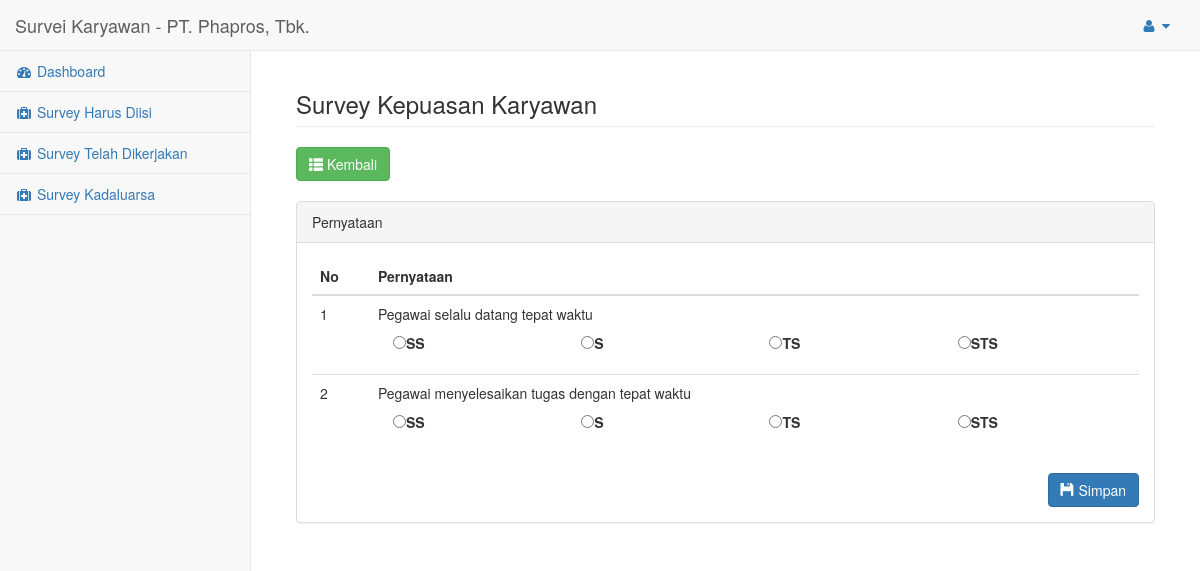
/index.php?page=harusdiisi&act=kerjakan&id=SV0008 (signed in), run on the app's committed database.
### tables this page shows
CREATE TABLE IF NOT EXISTS `survey` (
  `id_survey` int(50) NOT NULL AUTO_INCREMENT,
  `kd_survey` varchar(50) NOT NULL,
  `aspek` varchar(50) NOT NULL,
  `nama_survey` varchar(100) NOT NULL,
  `tgl_mulai` date NOT NULL,
  `tgl_selesai` date NOT NULL,
  `jml_option` int(50) NOT NULL,
  `type_option` varchar(50) NOT NULL,
  `kepada` text NOT NULL,
  `tgl_input` timestamp NOT NULL DEFAULT CURRENT_TIMESTAMP ON UPDATE CURRENT_TIMESTAMP,
  PRIMARY KEY (`id_survey`)
);

CREATE TABLE IF NOT EXISTS `m_pernyataan` (
  `id_pernyataan` int(50) NOT NULL AUTO_INCREMENT,
  `type_pernyataan` varchar(50) NOT NULL,
  `pernyataan` text NOT NULL,
  PRIMARY KEY (`id_pernyataan`)
);

### modul/mod_survey_harusdiisi/body.php (the view, shortened to what this page needs)
<?php
function kerjakan() {
    include "config/koneksi.php";
    $kd_survey = $_GET['id'];
    $sql = mysqli_query($DBcon, "SELECT nama_survey,jml_option,type_option FROM survey WHERE kd_survey = '$kd_survey'");
    $result = $sql->fetch_assoc();
    $val = null;
    $val.=' <div class="row">
    <div class="col-lg-12">
        <h3 class="page-header">Survey '.$result['nama_survey'].'</h3>
        <a href="index.php?page='.$_GET['page'].'" class="btn btn-success"><span class="glyphicon glyphicon-th-list" aria-hidden="true"></span> Kembali</a>
        <br><br>
    </div>
    <div class="col-lg-12">
    <div class="panel panel-default">
    <div class="panel-heading">
    Pernyataan
    </div>
    <div class="panel-body">
    <div class="row">
    <div class="col-lg-12">';
    if(!isset($_POST['proses'])) {
        $join = mysqli_query($DBcon, "SELECT m_pernyataan.pernyataan,m_pernyataan.id_pernyataan,temp.kd_survey FROM m_pernyataan JOIN temp ON m_pernyataan.id_pernyataan = temp.id_soal WHERE temp.kd_survey = '$kd_survey'");
        $q = $join->fetch_assoc();
        $val.='
        <div class="table-responsive">
            <form  enctype="multipart/form-data" method="POST" action="modul/mod_survey_harusdiisi/hitungsurvey.php">
                <input type="hidden" name="proses">
                <input type="hidden" name="nik" value="'.$_SESSION['nik'].'">
                <input type="hidden" name="kd_survey" value="'.$q['kd_survey'].'">
                    <table class="table table-hover">
                        <thead>
                            <tr>
                                <th width="7%">No</th>
                                <th>Pernyataan</th>
                            </tr>
                        </thead>
                    <tbody>';
                    $i = 1;
                    $array_type_option = explode(",", $result['type_option']);
                    $ni = 1;
                    while ($res = $join->fetch_assoc()) {
                    $val.='
                        <tr>
                            <input type="hidden" name="id_pernyataan[]" value="'.$res['id_pernyataan'].'">
                                <td>'.$i.'</td>
                                <td>'.$res['pernyataan'].'<br>';
                                    $a = 1;
                                    while ($a <= $result['jml_option']) {
                                        $val.='
                                        <div col-md-12>
                                        <div class="col-md-3" style="margin-top:8px;margin-bottom:8px"><input  type="radio" multiple name="'.$ni.'" value="'.$array_type_option[$a - 1].'"><label>'.$array_type_option[$a - 1].'</label></div>
                                        </div>';
                                        $a++;
                                    }
                            $val.='</td>
                        </tr>
                    ';
                    $i++;
                    $ni++;}
                    $val.='
                    </tbody>
                    </table>
                <button type="submit" class="btn btn-primary pull-right"><span class="glyphicon glyphicon-floppy-disk" aria-hidden="true"></span> Simpan</button>
            </form>
        </div>';
        } else {
        }
        $val.='
        </div>
        </div>
        </div>
        </div>
        </div>
        </div>';
        return $val;
    }
if(!@$_GET['act']) {
    echo grid();
} elseif ($_GET['act'] == 'kerjakan') {
    echo kerjakan();
}
?>

### data on the page
survey: nama_survey "Kepuasan Karyawan", type_option "SS", type_option "S", type_option "TS", type_option "STS"
m_pernyataan: pernyataan "Pegawai selalu datang tepat waktu"
m_pernyataan: pernyataan "Pegawai menyelesaikan tugas dengan tepat waktu"
